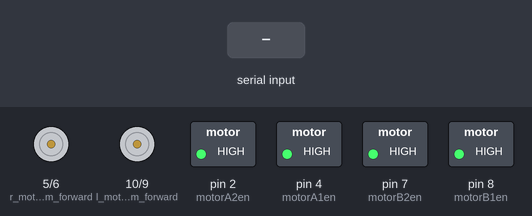
A sketch run on a simulated Arduino Uno, built with avr-gcc and run on an emulated ATmega328P. Parts: motor-driver pin pairs drawn as motors (green arrow = first pin HIGH = forward, orange = second pin HIGH = backward, longer = more drive), switched loads named in the sketch (green lamp = pin HIGH). Inputs (shaded band) come from the test bench. What the sketch prints to the serial monitor is not drawn.

Above: at 1.2 s.
1.3 s: "F" received over Serial
2.8 s: "B" received over Serial
4.3 s: "L" received over Serial
5.8 s: "R" received over Serial
7.3 s: "G" received over Serial
8.8 s: "I" received over Serial
Timing chart, 0 to 11.3 s (numbered marks = the images above; inputs shaded):
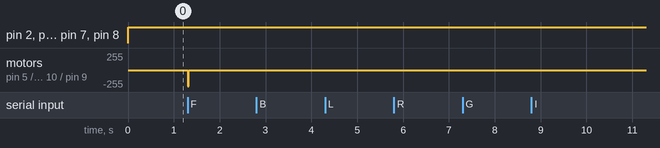

The sketch:

main.ino
```cpp
int r_motor_pwm_forward = 5;
int r_motor_pwm_backward = 6;
int motorA1en = 4;
int motorA2en = 2;

int l_motor_pwm_forward = 10;
int l_motor_pwm_backward = 9;
int motorB1en = 8;
int motorB2en = 7;

int speed = 245;

char serial_scan;

void setup()
{

    pinMode(r_motor_pwm_forward, OUTPUT);
    pinMode(r_motor_pwm_backward, OUTPUT);
    pinMode(motorA1en, OUTPUT);
    pinMode(motorA2en, OUTPUT);

    pinMode(l_motor_pwm_forward, OUTPUT);
    pinMode(l_motor_pwm_backward, OUTPUT);
    pinMode(motorB1en, OUTPUT);
    pinMode(motorB2en, OUTPUT);

    Serial.begin(9600);
}

void loop()
{
    if (Serial.available() >= 0)
    {
        serial_scan = Serial.read();
    }

    switch (serial_scan)
    {
    case 'F':
        forward();
        break;
    case 'B':
        backward();
        break;
    case 'L':
        left();
        break;
    case 'R':
        right();
        break;
    case 'G':
        forward_left();
        break;
    case 'I':
        forward_right();
        break;

    case 'H':
        backward_left();
        break;
    case 'J':
        backward_right();
        break;

    case '0':
        speed = 0;
        break;

    case '1':
        speed = 25;
        break;

    case '2':
        speed = 50;
        break;

    case '3':
        speed = 75;
        break;

    case '4':
        speed = 100;
        break;

    case '5':
        speed = 125;
        break;

    case '6':
        speed = 150;
        break;

    case '7':
        speed = 175;
        break;

    case '8':
        speed = 200;
        break;

    case '9':
        speed = 225;
        break;

    case 'q':
        speed = 255;
        break;

    default:
        Stop();
        break;
    }
}

void forward()
{
    motorFunction();
    analogWrite(r_motor_pwm_forward, 0);
    analogWrite(r_motor_pwm_backward, speed);
    analogWrite(l_motor_pwm_forward, 0);
    analogWrite(l_motor_pwm_backward, speed);

    Serial.println("Forward");
}

void backward()
{
    motorFunction();
    analogWrite(r_motor_pwm_backward, 0);
    analogWrite(r_motor_pwm_forward, speed);
    analogWrite(l_motor_pwm_backward, 0);
    analogWrite(l_motor_pwm_forward, speed);
}

void left()
{
    motorFunction();

    analogWrite(l_motor_pwm_backward, speed);
    analogWrite(l_motor_pwm_forward, 0);
    analogWrite(r_motor_pwm_forward, speed);
    analogWrite(r_motor_pwm_backward, 0);
}

void forward_left()
{
    motorFunction();

    analogWrite(l_motor_pwm_backward, speed);
    analogWrite(l_motor_pwm_forward, 0);
    analogWrite(r_motor_pwm_forward, 0);
    analogWrite(r_motor_pwm_backward, 0);
}

void right()
{
    motorFunction();

    analogWrite(l_motor_pwm_forward, speed);
    analogWrite(l_motor_pwm_backward, 0);
    analogWrite(r_motor_pwm_backward, speed);
    analogWrite(r_motor_pwm_forward, 0);
}

void forward_right()
{
    motorFunction();

    analogWrite(l_motor_pwm_forward, 0);
    analogWrite(l_motor_pwm_backward, 0);
    analogWrite(r_motor_pwm_backward, speed);
    analogWrite(r_motor_pwm_forward, 0);
}

void backward_right()
{
    motorFunction();

    analogWrite(l_motor_pwm_backward, 0);
    analogWrite(l_motor_pwm_forward, speed);
    analogWrite(r_motor_pwm_backward, 0);
    analogWrite(r_motor_pwm_forward, 0);
}

void backward_left()
{
    motorFunction();

    analogWrite(l_motor_pwm_backward, 0);
    analogWrite(l_motor_pwm_forward, 0);
    analogWrite(r_motor_pwm_backward, 0);
    analogWrite(r_motor_pwm_forward, speed);
}

void motorFunction()
{
    digitalWrite(motorA1en, HIGH);
    digitalWrite(motorA2en, HIGH);
    digitalWrite(motorB1en, HIGH);
    digitalWrite(motorB2en, HIGH);
}
void Stop()
{
    motorFunction();

    Serial.println("Stop");

    analogWrite(l_motor_pwm_backward, 0);
    analogWrite(l_motor_pwm_forward, 0);
    analogWrite(r_motor_pwm_backward, 0);
    analogWrite(r_motor_pwm_forward, 0);
}
```

Measured:
- after the input at 1.3 s, motor on pin 5 (r_motor_pwm_forward) / pin 6 (r_motor_pwm_backward), motor on pin 10 (l_motor_pwm_forward) / pin 9 (l_motor_pwm_backward): stopped → backward 245/255 at once, → stopped 0.02 s later
